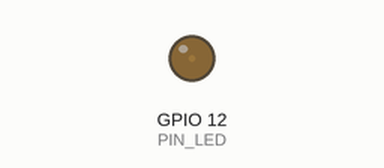
Bench run of a program on a simulated Raspberry Pi (BCM pin numbers). Parts: output pins drawn as LEDs (lit = HIGH).

Above: at 0.05 s.
At 0.5 s:
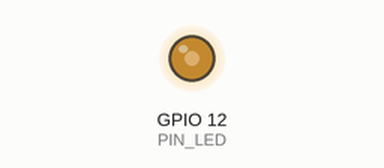
At 0.95 s:
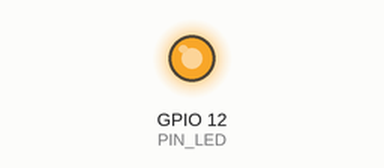
At 1.75 s:
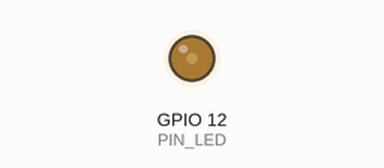
Timing chart, 0 to 4.7 s (numbered marks = the images above):
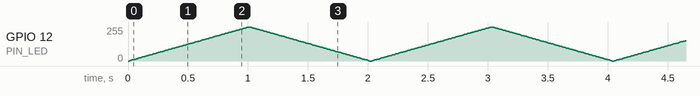

The program:

led_fade_sw2.py
```python
import wiringpi as wpi
PIN_LED = 12

wpi.wiringPiSetupGpio()
wpi.pinMode(PIN_LED, wpi.OUTPUT)
wpi.softPwmCreate(PIN_LED, 0, 100)

while True:
    for i in range(0, 101):
        wpi.softPwmWrite(PIN_LED, i)
        wpi.delay(10)

    for i in range(100, -1, -1):
        wpi.softPwmWrite(PIN_LED, i)
        wpi.delay(10)
```
